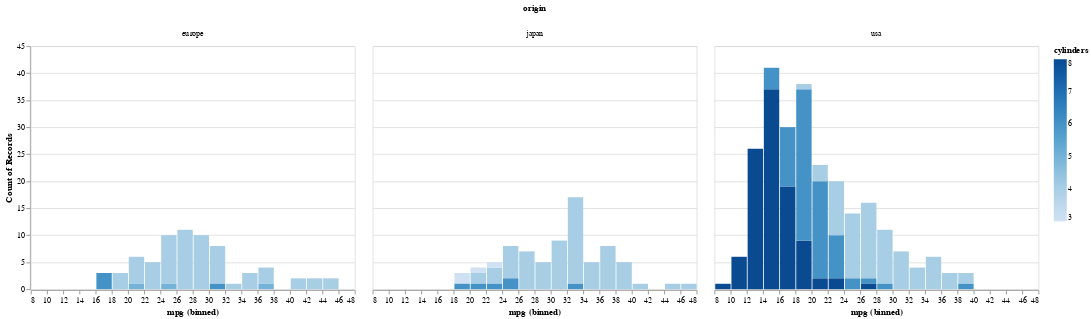

The code cell stored with this chart in its notebook:
### Code cell
alt.Chart(cars).mark_bar().encode(
    x = alt.X('mpg',  bin = alt.Bin(maxbins = 25)),
    y = 'count()',
    color = 'cylinders',
    column = 'origin'
)

### Figure 1 — Vega-Lite specification as saved in the notebook (floating-point values rounded to 4 significant figures; data arrays with more than 128 entries replaced by an {"elided": "..."} marker saying what was removed)
{"config": {"view": {"continuousWidth": 400, "continuousHeight": 300}}, "data": {"name": "data-f1198cc0481ad698d7dc4699e0a3efa7"}, "mark": "bar", "encoding": {"color": {"field": "cylinders", "type": "quantitative"}, "column": {"field": "origin", "type": "nominal"}, "x": {"bin": {"maxbins": 25}, "field": "mpg", "type": "quantitative"}, "y": {"aggregate": "count", "type": "quantitative"}}, "$schema": "https://vega.github.io/schema/vega-lite/v4.17.0.json", "datasets": {"data-f1198cc0481ad698d7dc4699e0a3efa7": {"elided": "398 records"}}}
